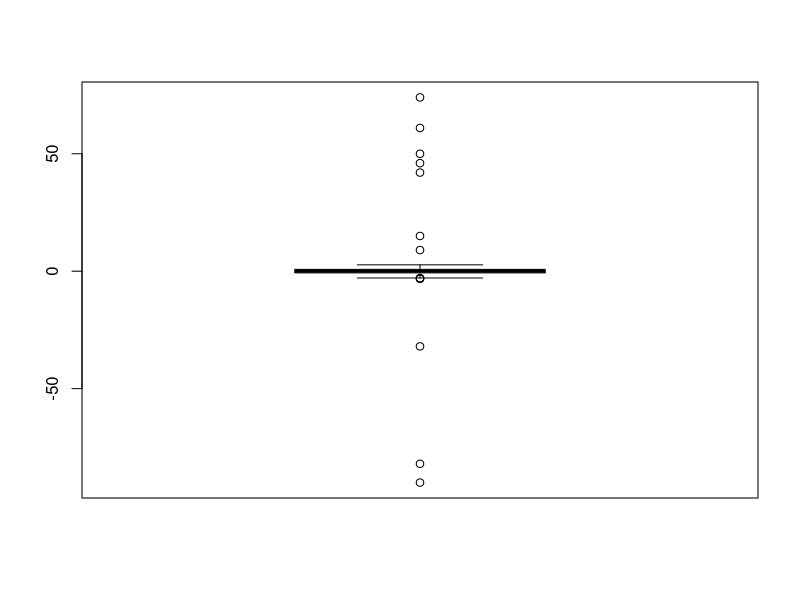
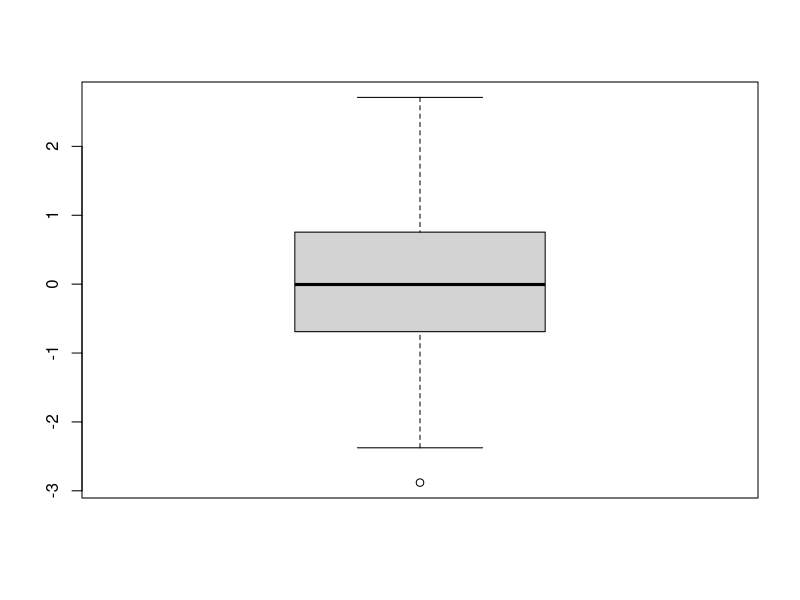

Here is the R script that generated these plots, in order:
#creating the data containing 500 random values

data <- rnorm(500)
print(data)
#adding 10 random outliers to this data.
data[1:10] <- c(46,9,15,-90,42,50,-82,74,61,-32)

#draw boxpolot and an outlier is defined as a data point that is located outside the whiskers of the box plot.
boxplot(data)

#remove the outlier of the provided data boxplot.stats() function in R
data <- data[!data %in% boxplot.stats(data)$out]

#draw boxplot to verify whether ouliers removed or not
boxplot(data)
